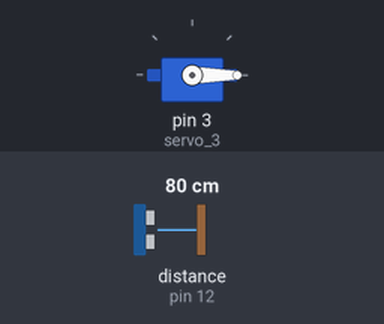
The sketch below on a simulated Arduino Uno, built with avr-gcc and run on an emulated ATmega328P. Parts: servo. Wiring (inferred from the names in the program): ultrasonic range finder: trigger pin 11; echo pin 12. The test bench sets the inputs (shaded band); at power-on: distance to the obstacle (sensor on pin 12) 80 cm. The echo pulse lasts 58.3 µs per cm.

Above: at 1.2 s.
1.3 s: distance to the obstacle (sensor on pin 12) set to 11 cm
2.8 s: distance to the obstacle (sensor on pin 12) set to 8 cm
At 3.3 s:
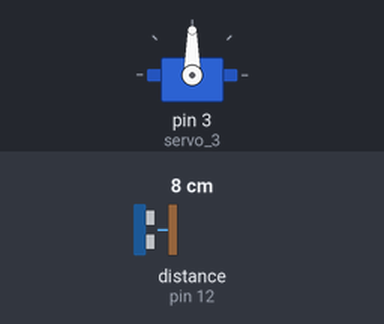
4.3 s: distance to the obstacle (sensor on pin 12) set to 18 cm
At 6.0 s:
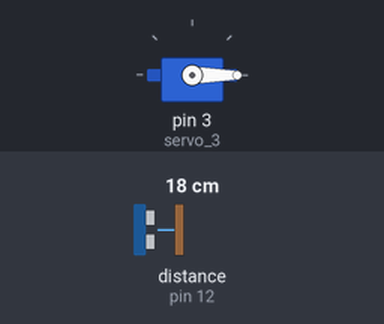
6.3 s: distance to the obstacle (sensor on pin 12) set to 2 cm
At 7.2 s:
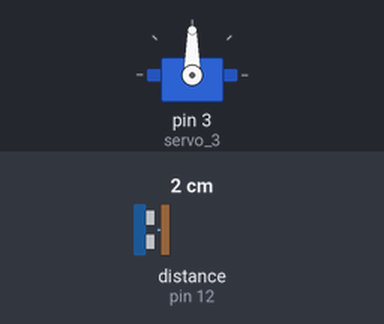
Timing chart, 0 to 8.8 s (numbered marks = the images above; inputs shaded):
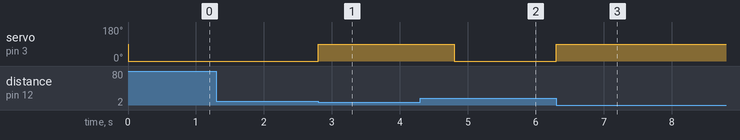

The sketch:

Shportaemenqur.ino
```cpp
//Thirrjen e libraris se servo motorrit
#include <Servo.h>
//Definimin e variablave ku ruhen vlerat e senzorit te distaces
int trigPin = 11;    //Trig - green Jumper
int echoPin = 12;    //Echo - yellow Jumper
long duration, cm, inches;
//definimi i variables per servo motorr
Servo servo_3;

void setup() {//Definimin e inputeve dhe outputeve mbrenda arduinos
  servo_3.attach(3);
  Serial.begin (9600);
  pinMode(trigPin, OUTPUT);
  pinMode(echoPin, INPUT);
}

void loop()//Eshte unaza ku behet definimi i funksineve qe kryhen mbrend arduinos

{
  digitalWrite(trigPin, LOW);
  delayMicroseconds(5);
  digitalWrite(trigPin, HIGH);
  delayMicroseconds(10);
  digitalWrite(trigPin, LOW);
  pinMode(echoPin, INPUT);
  duration = pulseIn(echoPin, HIGH);
  cm = (duration/2) / 29.1;
  inches = (duration/2) / 74;
  //definimi i funksionit if ku behet krahasime te ndryshme si pershembull
  if (cm<10){
    servo_3.write(90);
    delay(2000);
  } else{
    servo_3.write(0);
  }


}
```

Measured:
- the behaviour switches between 10 and 9 cm on distance to the obstacle (sensor on pin 12) (found by bisection; images 0 and 1)
- after the input at 1.3 s, every drawn part: stays the same
- after the input at 2.8 s, servo on pin 3 (servo_3): 0° → 90° at once
- after the input at 4.3 s, servo on pin 3 (servo_3): 90° → 0° after 0.50 s
- after the input at 6.3 s, servo on pin 3 (servo_3): 0° → 90° at once
